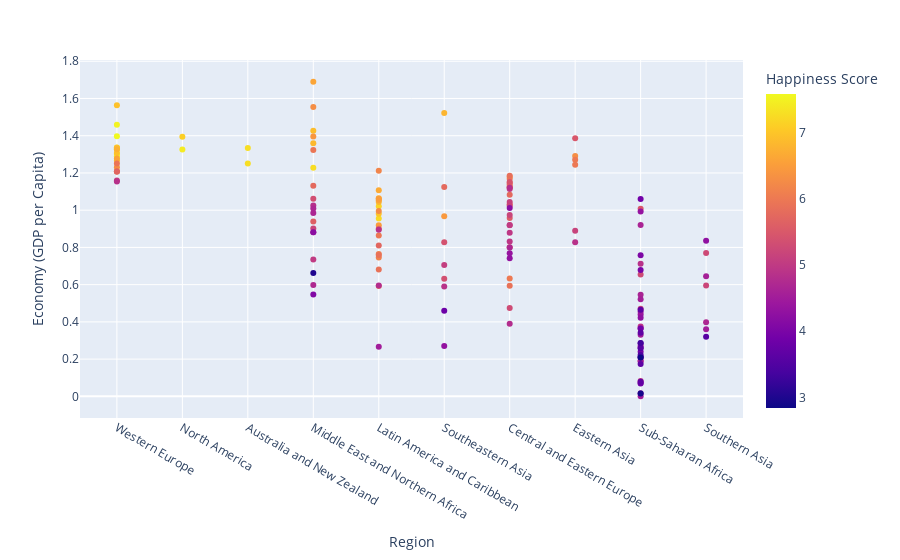

This figure's notebook cell:
### Code cell
import plotly.express as px
plt.figure(figsize=(15,7))
GDP = px.scatter(df,x= 'Region', y = 'Economy (GDP per Capita)',color = 'Happiness Score')
GDP.show()

### Figure 1 — Plotly figure (JSON) as saved in the notebook; plotly's stock layout.template omitted (floating-point values rounded to 4 significant figures; data arrays with more than 128 entries replaced by an {"elided": "..."} marker saying what was removed)
{"data": [{"hovertemplate": "Region=%{x}<br>Economy (GDP per Capita)=%{y}<br>Happiness Score=%{marker.color}<extra></extra>", "legendgroup": "", "marker": {"color": {"elided": "158 float values"}, "coloraxis": "coloraxis", "symbol": "circle"}, "mode": "markers", "name": "", "orientation": "v", "showlegend": false, "type": "scatter", "x": {"elided": "158 str values"}, "xaxis": "x", "y": {"elided": "158 float values"}, "yaxis": "y"}], "layout": {"coloraxis": {"colorbar": {"title": {"text": "Happiness Score"}}, "colorscale": [[0, "#0d0887"], [0.1111, "#46039f"], [0.2222, "#7201a8"], [0.3333, "#9c179e"], [0.4444, "#bd3786"], [0.5556, "#d8576b"], [0.6667, "#ed7953"], [0.7778, "#fb9f3a"], [0.8889, "#fdca26"], [1, "#f0f921"]]}, "legend": {"tracegroupgap": 0}, "margin": {"t": 60}, "xaxis": {"anchor": "y", "domain": [0, 1], "title": {"text": "Region"}}, "yaxis": {"anchor": "x", "domain": [0, 1], "title": {"text": "Economy (GDP per Capita)"}}}}
